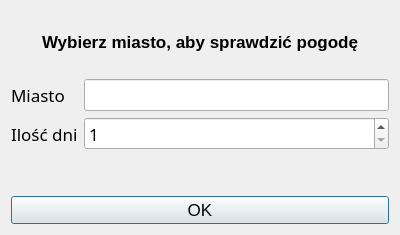
<?xml version="1.0" encoding="UTF-8"?>
<ui version="4.0">
 <class>SetupDialog</class>
 <widget class="QDialog" name="SetupDialog">
  <property name="geometry">
   <rect>
    <x>0</x>
    <y>0</y>
    <width>400</width>
    <height>235</height>
   </rect>
  </property>
  <property name="windowTitle">
   <string>Dialog</string>
  </property>
  <layout class="QVBoxLayout" name="verticalLayout">
   <item>
    <widget class="QLabel" name="label_title">
     <property name="font">
      <font>
       <pointsize>13</pointsize>
       <bold>true</bold>
      </font>
     </property>
     <property name="text">
      <string>Wybierz miasto, aby sprawdzić pogodę</string>
     </property>
     <property name="alignment">
      <set>Qt::AlignCenter</set>
     </property>
    </widget>
   </item>
   <item>
    <layout class="QFormLayout" name="formLayout">
     <item row="0" column="0">
      <widget class="QLabel" name="label_city">
       <property name="font">
        <font>
         <family>Calibri Light</family>
         <pointsize>13</pointsize>
        </font>
       </property>
       <property name="text">
        <string>Miasto</string>
       </property>
      </widget>
     </item>
     <item row="0" column="1">
      <widget class="QLineEdit" name="lineEdit_city">
       <property name="font">
        <font>
         <family>Calibri Light</family>
         <pointsize>13</pointsize>
        </font>
       </property>
      </widget>
     </item>
     <item row="1" column="0">
      <widget class="QLabel" name="label_days">
       <property name="font">
        <font>
         <family>Calibri Light</family>
         <pointsize>13</pointsize>
        </font>
       </property>
       <property name="text">
        <string>Ilość dni</string>
       </property>
      </widget>
     </item>
     <item row="1" column="1">
      <widget class="QSpinBox" name="spinBox_days">
       <property name="font">
        <font>
         <family>Calibri Light</family>
         <pointsize>13</pointsize>
        </font>
       </property>
       <property name="minimum">
        <number>1</number>
       </property>
       <property name="maximum">
        <number>10</number>
       </property>
       <property name="singleStep">
        <number>1</number>
       </property>
       <property name="stepType">
        <enum>QAbstractSpinBox::DefaultStepType</enum>
       </property>
       <property name="value">
        <number>1</number>
       </property>
      </widget>
     </item>
    </layout>
   </item>
   <item>
    <spacer name="verticalSpacer">
     <property name="orientation">
      <enum>Qt::Vertical</enum>
     </property>
     <property name="sizeType">
      <enum>QSizePolicy::Maximum</enum>
     </property>
     <property name="sizeHint" stdset="0">
      <size>
       <width>20</width>
       <height>40</height>
      </size>
     </property>
    </spacer>
   </item>
   <item>
    <widget class="QPushButton" name="pushButton_ok">
     <property name="font">
      <font>
       <pointsize>13</pointsize>
       <bold>false</bold>
      </font>
     </property>
     <property name="text">
      <string>OK</string>
     </property>
    </widget>
   </item>
  </layout>
 </widget>
 <resources/>
 <connections/>
</ui>
